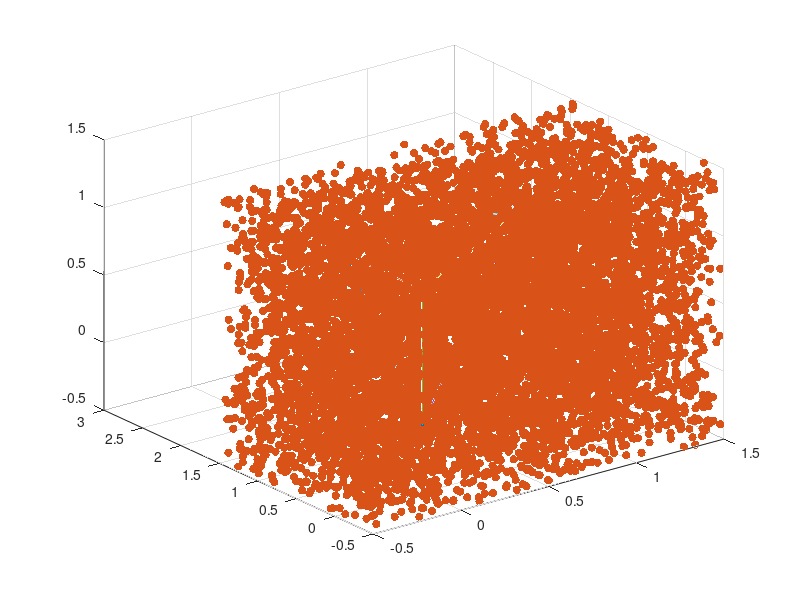

Source code (MATLAB): (Note: this script raises an error after producing the figure.)
% 2D Projections verification 
%%%% this script is to implement verifications and comparisons of 2D vs 3D
%%%% projection approaches. 
%%%% It generate 7 figures 

clc
clear
close all 
%%%%% Genertae Random 3D Points 
n=10000;     
amp=2;
phase=0.5;
point = amp*rand(n,3)- phase;

figure(1)

corners = [0 0 0;0 1 1;0 0 1;1 1 1]; 
scatter3(corners(:,1),corners(:,2),corners(:,3),'.');hold on;
plot3(corners(1:2,1),corners(1:2,2),corners(1:2,3),LineWidth=3, Color="red"); hold on;
plot3(corners(2:3,1),corners(2:3,2),corners(2:3,3),LineWidth=3, Color="red"); hold on;
plot3(corners(3:4,1),corners(3:4,2),corners(3:4,3),LineWidth=3, Color="red"); hold on;
plot3([1 0],[1 0],[1 0],LineWidth=3, Color="red"); hold on;
plot3([0 0],[0 0],[1 0],LineWidth=3, Color="red"); hold on;
plot3([0 1],[1 1],[1 1], LineWidth=3, Color="red"); hold on;

scatter3(point(:,1),point(:,2),point(:,3),'filled');hold off;
xlabel('$C$','FontSize',30,Interpreter="latex");
ylabel('$P$','FontSize',30, Interpreter="latex");
zlabel('$GP$','FontSize',30, Interpreter="latex");
title("Random 3D Points")

xlim([-0.5 1.5])
ylim([-0.5 1.5])
zlim([-0.5 1.5])

hold off 

%% Project the points - on 2D and 3D approaches/compute the distances   
d=0;
m=0;
for i=1:n
    [f_3dproj] = Projections_3D(point(i,:));
    [f_2dproj] = Alt2D_Proj_II(point(i,:),30);
    points_2d(i,:)= f_2dproj;
    points_3d(i,:)= f_3dproj;
    dist_from_2d(i) = pdist2(f_2dproj' , point(i,:));
    dist_from_3d(i) = pdist2(f_3dproj' , point(i,:));
    dis_2d_3d(i) = pdist2(f_2dproj',f_3dproj'); 
    dis2d_dis3d(i) = dist_from_2d(i) - dist_from_3d(i); 

    if abs(dis2d_dis3d(i)) > 0.00001     
        m=m+1;                           
        unsu_pots_3d(m,:) = f_3dproj;    
        unsu_pots_2d(m,:) = f_2dproj;    
        unus_dist(m) = dis2d_dis3d(i);    
    end 

    % if (dis2d_dis3d(i) < -10^(-15))
     %   d=d+1;
      %  unsu_pots_3d(d,:) = f_3dproj;
       % unsu_pots_2d(d,:) = f_2dproj;
        % unus_dist(d) = dis2d_dis3d(i); 
         % end 
end 
%unus_dist =unus_dist';





%%  Plot Projections 
figure (2)                 
corners = [0 0 0;0 1 1;0 0 1;1 1 1]; 
scatter3(corners(:,1),corners(:,2),corners(:,3));hold on;
plot3(corners(1:2,1),corners(1:2,2),corners(1:2,3),LineWidth=3, Color="red"); hold on;
plot3(corners(2:3,1),corners(2:3,2),corners(2:3,3),LineWidth=3, Color="red"); hold on;
plot3(corners(3:4,1),corners(3:4,2),corners(3:4,3),LineWidth=3, Color="red"); hold on;
plot3([1 0],[1 0],[1 0],LineWidth=3, Color="red"); hold on;
plot3([0 0],[0 0],[1 0],LineWidth=3, Color="red"); hold on;
plot3([0 1],[1 1],[1 1], LineWidth=3, Color="red"); hold on;
%for zz =1:ii
%scatter3(pots_3d_dif(:,1),pots_3d_dif(:,2),pots_3d_dif(:,3),'filled','MarkerFaceColor',[0.75 .75 .75]);hold on;
%scatter3(pots_2d_dif(:,1),pots_2d_dif(:,2),pots_2d_dif(:,3),'filled','MarkerFaceColor',[0 .1 .1]);hold on;
scatter3(points_3d(:,1),points_3d(:,2),points_3d(:,3),'filled','MarkerFaceColor',[0 .1 .1]);hold on;

xlabel('$C$','FontSize',30,Interpreter="latex");
ylabel('$P$','FontSize',30, Interpreter="latex");
zlabel('$GP$','FontSize',30, Interpreter="latex");
title("3 D Projections")
hold off 

figure(3)
corners = [0 0 0;0 1 1;0 0 1;1 1 1]; 
scatter3(corners(:,1),corners(:,2),corners(:,3));hold on;
plot3(corners(1:2,1),corners(1:2,2),corners(1:2,3),LineWidth=3, Color="red"); hold on;
plot3(corners(2:3,1),corners(2:3,2),corners(2:3,3),LineWidth=3, Color="red"); hold on;
plot3(corners(3:4,1),corners(3:4,2),corners(3:4,3),LineWidth=3, Color="red"); hold on;
plot3([1 0],[1 0],[1 0],LineWidth=3, Color="red"); hold on;
plot3([0 0],[0 0],[1 0],LineWidth=3, Color="red"); hold on;
plot3([0 1],[1 1],[1 1], LineWidth=3, Color="red"); hold on;
scatter3(points_2d(:,1),points_2d(:,2),points_2d(:,3),'filled','MarkerFaceColor',[0 .1 .1]);hold on;

%end 
xlabel('$C$','FontSize',30,Interpreter="latex");
ylabel('$P$','FontSize',30, Interpreter="latex");
zlabel('$GP$','FontSize',30, Interpreter="latex");
title("2 D Projections")
hold off


%% Compare some points 
figure(4)
corners = [0 0 0;0 1 1;0 0 1;1 1 1]; 
scatter3(corners(:,1),corners(:,2),corners(:,3),'.');hold on;
plot3(corners(1:2,1),corners(1:2,2),corners(1:2,3),LineWidth=1, Color="red"); hold on;
plot3(corners(2:3,1),corners(2:3,2),corners(2:3,3),LineWidth=1, Color="red"); hold on;
plot3(corners(3:4,1),corners(3:4,2),corners(3:4,3),LineWidth=1, Color="red"); hold on;
plot3([1 0],[1 0],[1 0],LineWidth=1, Color="red"); hold on;
plot3([0 0],[0 0],[1 0],LineWidth=1, Color="red"); hold on;
plot3([0 1],[1 1],[1 1], LineWidth=1, Color="red"); hold on;
str = ['+','o','*','s','d','^','p','h'];
for ii=1:1%length(str) 
%disp(point(ii,:))
%disp(points_2d(ii,:))
%disp(points_3d(ii,:))
%disp(dist_from_3d(ii))
%disp(dist_from_2d(ii))
%disp("-----------------------")
plot3(point(ii,1),point(ii,2),point(ii,3),str(ii),color="black",LineWidth=2); hold on 
plot3(points_2d(ii,1),points_2d(ii,2),points_2d(ii,3),str(ii),color="blue",LineWidth=2);hold on
plot3(points_3d(ii,1),points_3d(ii,2),points_3d(ii,3),str(ii),color="red",LineWidth=2);hold on
end 

%scatter3(all_poi(:,1),all_poi(:,2),all_poi(:,3),"filled",[0 0 0 ; 1 1 1; 4 4 4]');
xlabel('$C$','FontSize',30,Interpreter="latex");
ylabel('$P$','FontSize',30, Interpreter="latex");
zlabel('$GP$','FontSize',30, Interpreter="latex");
xlim([-0.5 1.5])
ylim([-0.5 1.5])
zlim([-0.5 1.5])

%legend("point","2D","3D")
hold off

%%  Plot Distance 1
% between the 2D and origional point, and 3D and origional point projections  

figure(5)
num_poi=300;
stem( dist_from_2d(1:num_poi), 'filled','red');    hold on;
stem( dist_from_3d(1:num_poi), 'filled','blue')    

xlabel('Point Number','FontSize',30,Interpreter="latex");
ylabel('Euclidean Distance to Original Point','FontSize',20, Interpreter="latex");
legend("2D","3D") 
ylim([-0.01 2.5]) 
hold off 

%% Plot Distance 2
% between point projected by 2D and point projected by 3D   
figure(6)
scatter(1:n, dis_2d_3d, 'filled','red')                         
xlabel('Point Number','FontSize',30,Interpreter="latex");
ylabel('Euclidean Distance','FontSize',30, Interpreter="latex");
title("Distance between point projected by 2D and same point projected by 3D")
dim1 = [.2 .5 .3 .37];
str1 = strcat('Mathings Percent= ',num2str(length(find( dis_2d_3d < 10^(-10) ))/n));
annotation('textbox',dim1,'String',str1,'FitBoxToText','on');

ylim([-0.3 2])
hold off 
%figure(7) 
%histfit(dis_2d_3d)

%% Plot dist2d - dist3d
figure(7)
scatter(1:n, dis2d_dis3d, 'filled','red')
xlabel('Point Number','FontSize',30,Interpreter="latex");
ylabel('Difference between distances','FontSize',30, Interpreter="latex");
%title("Distance between point projected by 2D and same point projected by 3D")
%dim1 = [.2 .5 .3 .37];
%str1 = strcat('Mathings Percent= ',num2str(length(find( dis_2d_3d ==0))/n));
%annotation('textbox',dim1,'String',str1,'FitBoxToText','on');
ylim([-0.3 2])
hold off 

%%

figure (8)                 
corners = [0 0 0;0 1 1;0 0 1;1 1 1]; 
scatter3(corners(:,1),corners(:,2),corners(:,3));hold on;
plot3(corners(1:2,1),corners(1:2,2),corners(1:2,3),LineWidth=3, Color="red"); hold on;
plot3(corners(2:3,1),corners(2:3,2),corners(2:3,3),LineWidth=3, Color="red"); hold on;
plot3(corners(3:4,1),corners(3:4,2),corners(3:4,3),LineWidth=3, Color="red"); hold on;
plot3([1 0],[1 0],[1 0],LineWidth=3, Color="red"); hold on;
plot3([0 0],[0 0],[1 0],LineWidth=3, Color="red"); hold on;
plot3([0 1],[1 1],[1 1], LineWidth=3, Color="red"); hold on;
%for zz =1:ii
%scatter3(pots_3d_dif(:,1),pots_3d_dif(:,2),pots_3d_dif(:,3),'filled','MarkerFaceColor',[0.75 .75 .75]);hold on;
%scatter3(pots_2d_dif(:,1),pots_2d_dif(:,2),pots_2d_dif(:,3),'filled','MarkerFaceColor',[0 .1 .1]);hold on;
scatter3(unsu_pots_3d(:,1),unsu_pots_3d(:,2),unsu_pots_3d(:,3),'filled','MarkerFaceColor',[0 .1 .1]);hold on;

xlabel('$C$','FontSize',30,Interpreter="latex");
ylabel('$P$','FontSize',30, Interpreter="latex");
zlabel('$GP$','FontSize',30, Interpreter="latex");
title("3 D Projections")
hold off 








%%

function [a_new,b_new] = Projec_2D(a,b,c) 

   if  0<=a && a <= b && 0 <= b  && b <= c            % Check if the point is interior
        a_new = a; 
        b_new = b; 
   elseif a <= 0 && 0 <= b  && b <= c   %Region (1)
        a_new = 0;
        b_new = b;
   elseif 0 <= a && a <= c && b >= c    %Region (2)
        a_new = a;
        b_new = c;
   elseif a <= 0 && b >= c               %Region (3)
        a_new = 0;
        b_new = c;
    elseif a <= -b && b <= 0            %Region (4)
        a_new = 0;
        b_new = 0;
    elseif a >= c && b >= (2*c - a)       %Region (5)
        a_new = c;
        b_new = c;
    else                               %Regions (6)
        a_new = (a + b)/2;
        b_new = (a + b)/2;
    end
end 

function [f_subs]= Projections_3D(f_vec)

N = length(f_vec);
n = N/3; 

c_vec = f_vec(1:n);
p_vec = f_vec(n+1:2*n);
gp_vec = f_vec(2*n+1:3*n);

%Initialize vectors r, s, and t
r = zeros(n,1);
s = zeros(n,1);
t = zeros(n,1);
%region=zeros(m,1);


% This ....
for i=1:n
    c=c_vec(i);
    p=p_vec(i);
    gp=gp_vec(i);


%--------------------------------------------------
% Inside Region
%--------------------------------------------------
    if   0 <= c && c <= 1 && 0 <= p && p <= 1 && 0<=gp && gp<=1 && c <= p && p<=gp 
            r(i)=c;
            s(i)=p;
            t(i)=gp;


    elseif   -gp + p <= 0 && -c <= 0 && c - p <= 0 && -1 + gp <= 0
            r(i)=c;
            s(i)=p;
            t(i)=gp;
    elseif  sqrt(2)*c >= 0 && sqrt(2) - gp/sqrt(2) - p/sqrt(2) >= 0 && ...
            -sqrt(2) - sqrt(2)*(-1 + c) + gp/sqrt(2) + p/sqrt(2) >= 0 && -gp + p > 0
            r(i)=c;
            s(i)=c + (1/2)*(-2*c + gp + p);
            t(i)=c + (1/2)*(-2*c + gp + p); 

     elseif sqrt(2)*(gp/sqrt(2) - p/sqrt(2)) >= 0 && ...
            -((-(gp/sqrt(2)) - p/sqrt(2))/sqrt(2)) - (gp/sqrt(2) - p/sqrt(2))/sqrt(2) >= 0 && ...
            (1/sqrt(2) - gp/sqrt(2) - p/sqrt(2))/sqrt(2) + (1/sqrt(2) - sqrt(2))*(-(1/sqrt(2)) + gp/sqrt(2) - p/sqrt(2)) >= 0 && ...
            -c > 0
            r(i)=0;
            s(i)=p;
            t(i)=gp;  

     elseif c/sqrt(2) + p/sqrt(2) >= 0 && -(c/sqrt(2)) + sqrt(2)*gp - p/sqrt(2) >= 0 && ...
            sqrt(2)*(1 - gp) >= 0 && c - p > 0 
            r(i)=(c+p)/2;                       
            s(i)=(c+p)/2;                       
            t(i)= gp;                 

     elseif 1 - p >= 0 && c >= 0 && -c + p >= 0 && -1 + gp > 0 
            r(i)=c;
            s(i)=p;
            t(i)=1;
    elseif 2*c < 0 && -gp + p > 0 && gp + p >= 0 && 2 - gp - p >= 0
            r(i)=0;
            s(i)=gp/2 + p/2;
            t(i)=gp/2 + p/2; 


    elseif p < 0 && -c - p > 0 && gp >= 0 && 1 - gp >= 0
            r(i)=0;
            s(i)=0;
            t(i)= gp;

    elseif 2*c - gp - p > 0 && -c + 2*gp - p < 0 && c + gp + p >= 0 && ... 
           3 - c - gp - p >= 0
            r(i)=c/3 + gp/3 + p/3;
            s(i)=c/3 + gp/3 + p/3;
            t(i)= c/3 + gp/3 + p/3; 

    elseif  -1 + gp > 0 && c < 0 && 1 - p >= 0 && p >= 0  
            r(i)=0;
            s(i)=p;
            t(i)=1; 

    elseif 2*(-1 + gp) > 0 && -c + p < 0 && c + p >= 0 && 2 - c - p >= 0
            r(i)=c/2 + p/2;
            s(i)=c/2 + p/2;
            t(i)=1; 

    elseif 2 - gp - p < 0 && -1 + p > 0 && c >= 0 && 1 - c >= 0
            r(i)=c;
            s(i)=1;
            t(i)=1; 

    elseif gp + p < 0 && gp < 0 && c + gp + p < 0
           r(i)=0;
           s(i)=0;
           t(i)=0; 
            
    elseif  2 - gp - p < 0 && 1 - p < 0 && c < 0
            r(i)=0;
            s(i)=1;
            t(i)=1;  
    elseif  1 - gp < 0 && p < 0 && c + p < 0
            r(i)=0;
            s(i)=0;
            t(i)=1;  
    else    
            r(i)= 1;    
            s(i)= 1;   
            t(i)= 1;   
    end 
end 
f_subs=[r;s;t];
end 

function [ f_subs] = Alt2D_Proj_II(f_vec,maxit) 
thresh=0.000000000001; 
N = length(f_vec);
n = N/3 ;
c_vec = f_vec(1:n);
p_vec = f_vec(n+1:2*n);
gp_vec = f_vec(2*n+1:3*n);

r = zeros(n,1);
s = zeros(n,1);
t = zeros(n,1);
for i = 1:n
    c = c_vec(i);
    p = p_vec(i);
    gp = gp_vec(i);

    if 0 <= c && c <= 1 && 0 <= p && p <= 1 && 0<=gp && gp<=1 && c <= p && p<=gp   %Region inside the triangle
               r(i) = c;
               s(i) = p;
               t(i) = gp;
              continue;
    else     
        j =1; 
        while (j < maxit)
             % if j==1
             % zppos = sort([0,gp,1]);
             % gp = zppos(2);
             % end
             %----------------------------------------------------------------------
               [c_new, p_new] = Projec_2D(c, p, 1);
               [c_new, gp_new] = Projec_2D(c_new, gp, 1); 
               [p_new, gp_new] = Projec_2D(p_new, gp_new, 1);
             % disp(j)
                j = j+1;
             %----------------------------------------------------------------------
              if abs(pdist2([0,0,0],[c,p,gp])-pdist2([0,0,0],[c_new,p_new,gp_new])) < thresh  && ...
                    0 <= c_new && c_new <= 1 && 0 <= p_new && p_new <= 1 && 0<=gp_new && gp_new<=1 && c_new <= p_new && p_new<=gp_new  
                    r(i) = c_new;
                    s(i) = p_new;
                    t(i) = gp_new;
                    j = maxit;
                    continue;
              else 
                    c= c_new;
                    p = p_new;
                    gp = gp_new; 
              end
        end
    end 
end 
f_subs = [r;s;t];
end
 
function [ f_subs ] = Alt2D_Proj_II_graph(f_vec,maxit,f_3dproj)

N = length(f_vec);
n = N/3 ;
c_vec = f_vec(1:n);
p_vec = f_vec(n+1:2*n);
gp_vec = f_vec(2*n+1:3*n);

r = zeros(n,1);
s = zeros(n,1);
t = zeros(n,1);

for i = 1:n
    c = c_vec(i);
    p = p_vec(i);
    gp = gp_vec(i);

j =1; 

figure(1)
corners = [0 0 0;0 1 1;0 0 1;1 1 1]; 
scatter3(corners(:,1),corners(:,2),corners(:,3),'.');hold on;
plot3(corners(1:2,1),corners(1:2,2),corners(1:2,3),LineWidth=1, Color="red"); hold on;
plot3(corners(2:3,1),corners(2:3,2),corners(2:3,3),LineWidth=1, Color="red"); hold on;
plot3(corners(3:4,1),corners(3:4,2),corners(3:4,3),LineWidth=1, Color="red"); hold on;
plot3([1 0],[1 0],[1 0],LineWidth=1, Color="red"); hold on;
plot3([0 0],[0 0],[1 0],LineWidth=1, Color="red"); hold on;
plot3([0 1],[1 1],[1 1], LineWidth=1, Color="red"); hold on;
str = ['+','o','*','s','d','^','p','h'];
for ii=1:1
plot3(f_vec(1),f_vec(2),f_vec(3),str(ii),color="black",LineWidth=2); hold on 
plot3(f_3dproj(1),f_3dproj(2),f_3dproj(3),str(ii),color="red",LineWidth=2);hold on
end
xlabel('$C$','FontSize',30,Interpreter="latex");
ylabel('$P$','FontSize',30, Interpreter="latex");
zlabel('$GP$','FontSize',30, Interpreter="latex");
xlim([-0.5 1.5])
ylim([-0.5 1.5])
zlim([-0.5 1.5])

while (j < maxit)
    if j==1
    zppos = sort([0,gp,1]);
    gp = zppos(2);
    end
    %----------------------------------------------------------------------
    [c_new, p_new] = Projec_2D(c, p, 1);
    [c_new, gp_new] = Projec_2D(c_new, gp, 1); 
    [p_new, gp_new] = Projec_2D(p_new, gp_new, 1);
    j = j+1;
    %----------------------------------------------------------------------
    plot3(c_new,p_new,gp_new,str(ii),LineWidth=2);hold on
    pause(2); 
    if abs(pdist2([0,0,0],[c,p,gp])-pdist2([0,0,0],[c_new,p_new,gp_new])) < thresh
       r(i) = c_new;
       s(i) = p_new;
       t(i) = gp_new;
       j = maxit;
       continue;
    else 
       c= c_new;
       p = p_new;
       gp = gp_new; 
    end
end
hold off
end
f_subs = [r;s;t];
end

function [ f_subs ] = Alt2D_Proj_I(f_vec,maxit)


N = length(f_vec);
n = N/3; 

c_vec = f_vec(1:n);
p_vec = f_vec(n+1:2*n);
gp_vec = f_vec(2*n+1:3*n);

r = zeros(n,1);
s = zeros(n,1);
t = zeros(n,1);

for i = 1:n
    c = c_vec(i);
    p = p_vec(i);
    gp = gp_vec(i);

j =1; 
while (j < maxit)
    % Check if gp_parent-child observation already satisfies constraints.
    % If yes dont do projections and go to the next value 
    if 0 <= c && c <= 1 && 0 <= p && p <= 1 && 0<=gp && gp<=1 && c <= p && p<=gp   %Region inside the triangle
               r(i) = c;
               s(i) = p;
               t(i) = gp;
               j = maxit;
              continue;
    end  
    
    % Initialize gp, enforce it to be on 0<=gp<=1 
    if j==1
    zppos = sort([0,gp,1]);
    gp = zppos(2);
    end 
    %----------------------------------------------------------------------
    %     Fix gp,  project c and p
    %----------------------------------------------------------------------
     
    [c_new, p_new] = Projec_2D(c, p, gp);
    
    % Update c and p, then fix them to project onto 
    c = c_new;
    p = p_new; 

    [c_new, gp_new] = Projec_2D(c, gp, 1);

    % Update c and p, then fix them to project onto 
    c = c_new;
    gp = gp_new; 

    [p_new, gp_new] = Projec_2D(p, gp, 1);
    
    p =p_new;
    gp =gp_new;

    
    j = j+1;
end
end
f_subs = [r;s;t];
end
